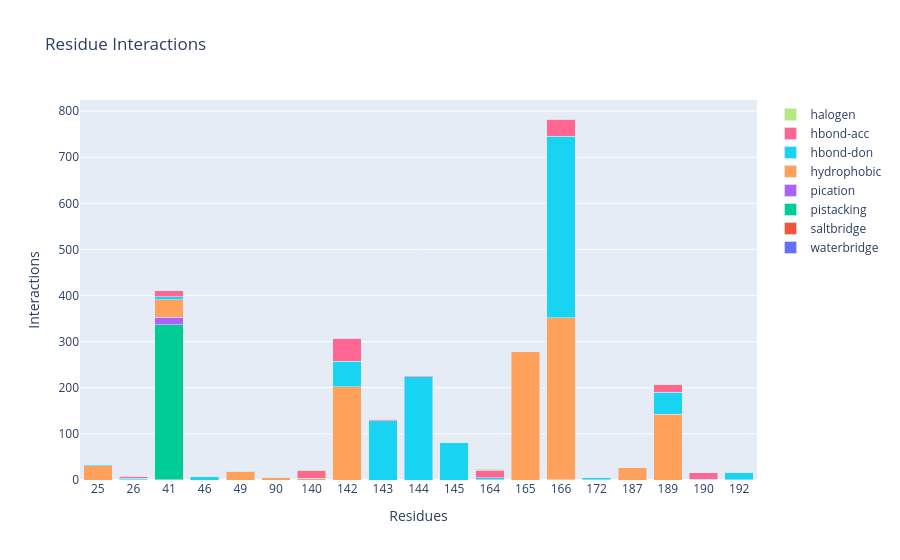

Here is the notebook cell this chart was saved with:
### Markdown cell above
#### Barplot

### Code cell
fingerprint_barplot(fp_focused)

### Figure 1 — Plotly figure (JSON) as saved in the notebook; plotly's stock layout.template omitted (floating-point values rounded to 4 significant figures)
{"data": [{"name": "waterbridge", "type": "bar", "x": [25, 26, 41, 46, 49, 90, 140, 142, 143, 144, 145, 164, 165, 166, 172, 187, 189, 190, 192], "y": [0, 0, 0, 0, 0, 0, 0, 0, 0, 0, 0, 0, 0, 0, 0, 0, 0, 0, 1]}, {"name": "saltbridge", "type": "bar", "x": [25, 26, 41, 46, 49, 90, 140, 142, 143, 144, 145, 164, 165, 166, 172, 187, 189, 190, 192], "y": [0, 0, 1, 0, 0, 0, 0, 0, 0, 0, 0, 0, 0, 1, 1, 0, 0, 0, 0]}, {"name": "pistacking", "type": "bar", "x": [25, 26, 41, 46, 49, 90, 140, 142, 143, 144, 145, 164, 165, 166, 172, 187, 189, 190, 192], "y": [0, 0, 336, 0, 0, 0, 0, 0, 0, 0, 0, 0, 0, 0, 0, 0, 0, 0, 0]}, {"name": "pication", "type": "bar", "x": [25, 26, 41, 46, 49, 90, 140, 142, 143, 144, 145, 164, 165, 166, 172, 187, 189, 190, 192], "y": [0, 0, 16, 0, 0, 0, 0, 0, 0, 0, 0, 0, 0, 0, 0, 0, 0, 0, 0]}, {"name": "hydrophobic", "type": "bar", "x": [25, 26, 41, 46, 49, 90, 140, 142, 143, 144, 145, 164, 165, 166, 172, 187, 189, 190, 192], "y": [31, 1, 38, 0, 18, 5, 4, 202, 0, 0, 0, 1, 279, 351, 0, 27, 143, 1, 0]}, {"name": "hbond-don", "type": "bar", "x": [25, 26, 41, 46, 49, 90, 140, 142, 143, 144, 145, 164, 165, 166, 172, 187, 189, 190, 192], "y": [3, 3, 6, 8, 0, 1, 0, 56, 129, 224, 81, 4, 0, 394, 5, 0, 47, 1, 16]}, {"name": "hbond-acc", "type": "bar", "x": [25, 26, 41, 46, 49, 90, 140, 142, 143, 144, 145, 164, 165, 166, 172, 187, 189, 190, 192], "y": [0, 4, 13, 0, 0, 0, 16, 49, 3, 2, 0, 16, 0, 37, 0, 0, 17, 14, 0]}, {"name": "halogen", "type": "bar", "x": [25, 26, 41, 46, 49, 90, 140, 142, 143, 144, 145, 164, 165, 166, 172, 187, 189, 190, 192], "y": [0, 0, 0, 0, 1, 0, 2, 1, 0, 0, 0, 2, 0, 0, 0, 0, 1, 0, 1]}], "layout": {"barmode": "stack", "title": {"text": "Residue Interactions"}, "xaxis": {"title": {"text": "Residues"}, "type": "category"}, "yaxis": {"title": {"text": "Interactions"}}}}
